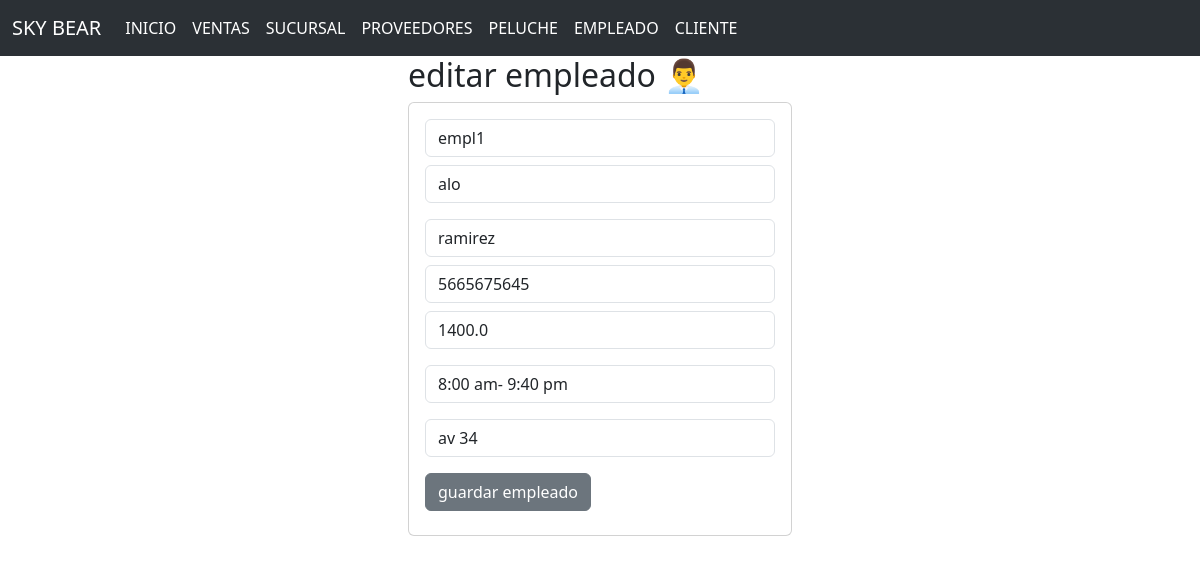
Page /seleccionarEmpleado/empl1 on the committed database.
### empleado_app/models.py (models this page shows)
class Empleado(models.Model):
    idempleado=models.CharField(primary_key=True, max_length=6)
    nombre=models.CharField(max_length=10)
    apellido=models.CharField(max_length=10)
    telefono=models.CharField(max_length=10)
    salario=models.FloatField()
    horario=models.CharField(max_length=20)
    direccion=models.CharField(max_length=50)

### empleado_app/views.py (the view)
# urls.py: path('seleccionarEmpleado/<idempleado>',views.seleccionarEmpleado,name='seleccionarEmpleado'),
def seleccionarEmpleado(request,idempleado):
    empleado=Empleado.objects.get(idempleado=idempleado)
    return render (request,"editarEmpleado.html",{'misempleados': empleado})

### empleado_app/templates/editarEmpleado.html
{% extends "base2.html" %}
{% block cuerpo %}
<div class="row">
    <div class="col-md-4 offset-md-4">
        <h2>editar empleado 👨‍💼</h2>
    <div class="card">
        <div class="card-body">
            <form action="/editarEmpleado/" method="POST"> {% csrf_token %}
                <div class="form-group">
                    <input type="text" id="txtempleado" name="txtempleado" class="form-control" value="{{misempleados.idempleado}}" minlength="1" maxlength="6"  readonly required>
                </div>
                <div class="form-group py-2">
                    <input type="text" id="txtnombre" name="txtnombre" class="form-control" value="{{misempleados.nombre}}" minlength="1" maxlength="10" required>
                </div>
                <div class="form-group py-2">
                    <input type="text" id="txtapellido" name="txtapellido" class="form-control" value="{{misempleados.apellido}}" minlength="1" maxlength="10" required>
                </div>
                <div class="form-group py">
                    <input type="text" id="txtelefono" name="txtelefono" class="form-control" value="{{misempleados.telefono}}" minlength="1" maxlength="10" required>
                </div>
                <div class="form-group py-2">
                    <input type="text" id="txtsalario" name="txtsalario" class="form-control" value="{{misempleados.salario}}" minlength="1" maxlength="10"  required>
                </div>
                <div class="form-group py-2">
                    <input type="text" id="txthorario" name="txthorario" class="form-control" value="{{misempleados.horario}}" minlength="1" maxlength="20"  required>
                </div>
                <div class="form-group py-2">
                    <input type="text" id="txtdireccion" name="txtdireccion" class="form-control" value="{{misempleados.direccion}}" minlength="1" maxlength="50"  required>
                </div>
                <div class="form-group py-2">
                    <button type="submit" class="btn btn-secondary">guardar empleado</button>
                </div>
            </form>
        </div>
    </div>
    </div>
</div>
{% endblock cuerpo %}

### rows in the picture
Empleado: txtempleado "empl1", txtnombre "alo", txtapellido "ramirez", txtelefono "5665675645", txtsalario "1400.0", txthorario "8:00 am- 9:40 pm", txtdireccion "av 34"
